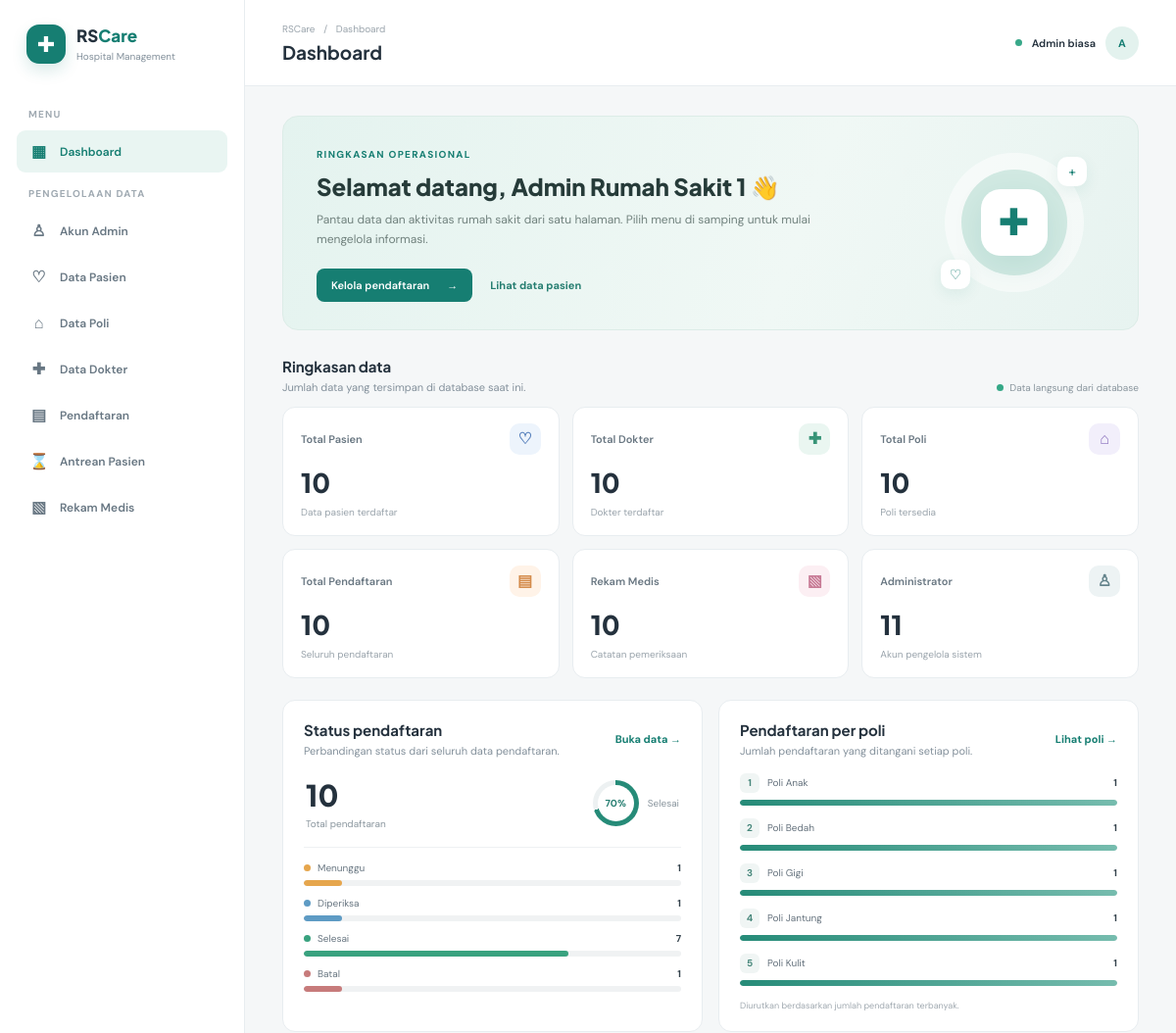
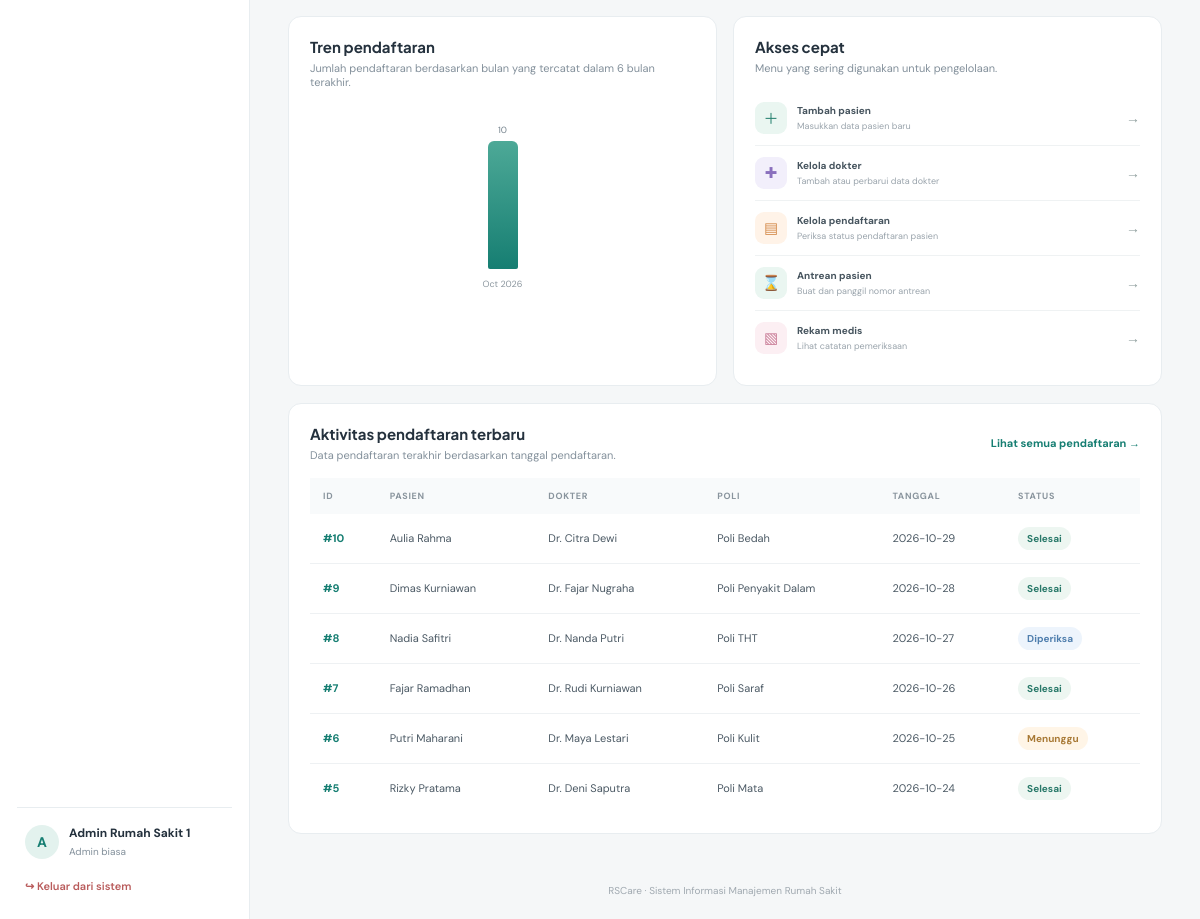
/db_rumah_sakit_web/dashboard.php (signed in), run on the app's committed database (2 pictures, top to bottom).
### tables this page shows
CREATE TABLE `pendaftaran` (
  `id_pendaftaran` int(11) NOT NULL,
  `id_pasien` int(11) NOT NULL,
  `id_dokter` int(11) NOT NULL,
  `tanggal_daftar` date NOT NULL,
  `status` enum('Menunggu','Diperiksa','Selesai','Batal') DEFAULT 'Menunggu'
);

CREATE TABLE `pasien` (
  `id_pasien` int(11) NOT NULL,
  `nama_pasien` varchar(100) NOT NULL,
  `jenis_kelamin` enum('Laki-laki','Perempuan') NOT NULL,
  `tanggal_lahir` date NOT NULL,
  `alamat` text DEFAULT NULL
);

CREATE TABLE `dokter` (
  `id_dokter` int(11) NOT NULL,
  `id_poli` int(11) NOT NULL,
  `nama_dokter` varchar(100) NOT NULL,
  `spesialisasi` varchar(100) DEFAULT NULL
);

CREATE TABLE `poli` (
  `id_poli` int(11) NOT NULL,
  `nama_poli` varchar(100) NOT NULL,
  `lokasi` varchar(100) DEFAULT NULL
);

### db_rumah_sakit_web/config/auth.php (called while the page is built, shortened)
<?php
function adalah_administrator(): bool {
    return ($_SESSION['admin_role'] ?? '') === 'administrator';
}
function h($value): string {
    return htmlspecialchars((string)($value ?? ''), ENT_QUOTES, 'UTF-8');
}

### db_rumah_sakit_web/dashboard.php (the view, shortened to what this page needs)
<?php
require_once __DIR__ . '/config/database.php';
require_once __DIR__ . '/config/auth.php';
$pageTitle = 'Dashboard';
$counts = [];
$tableNames = [
    'akun_admin' => 'Akun Admin',
    'pasien' => 'Pasien',
    'poli' => 'Poli',
    'dokter' => 'Dokter',
    'pendaftaran' => 'Pendaftaran',
    'rekam_medis' => 'Rekam Medis'
];
foreach ($tableNames as $table => $label) {
    $counts[$table] = (int)$pdo->query("SELECT COUNT(*) FROM `$table`")->fetchColumn();
}
$statusRows = $pdo->query("SELECT status, COUNT(*) AS total FROM pendaftaran GROUP BY status")->fetchAll();
$statusCounts = ['Menunggu'=>0, 'Diperiksa'=>0, 'Selesai'=>0, 'Batal'=>0];
foreach ($statusRows as $row) {
    $statusCounts[$row['status']] = (int)$row['total'];
}
$totalPendaftaran = $counts['pendaftaran'];
$completedPercent = $totalPendaftaran > 0 ? round(($statusCounts['Selesai'] / $totalPendaftaran) * 100) : 0;
$recent = $pdo->query("
    SELECT p.id_pendaftaran, ps.nama_pasien, d.nama_dokter, po.nama_poli,
           p.tanggal_daftar, p.status
    FROM pendaftaran p
    JOIN pasien ps ON p.id_pasien = ps.id_pasien
    JOIN dokter d ON p.id_dokter = d.id_dokter
    JOIN poli po ON d.id_poli = po.id_poli
    ORDER BY p.tanggal_daftar DESC, p.id_pendaftaran DESC
    LIMIT 6
")->fetchAll();
$topPoli = $pdo->query("
    SELECT po.nama_poli, COUNT(p.id_pendaftaran) AS total
    FROM poli po
    LEFT JOIN dokter d ON d.id_poli = po.id_poli
    LEFT JOIN pendaftaran p ON p.id_dokter = d.id_dokter
    GROUP BY po.id_poli, po.nama_poli
    ORDER BY total DESC, po.nama_poli ASC
    LIMIT 5
")->fetchAll();
$maxPoli = 1;
foreach ($topPoli as $row) {
    $maxPoli = max($maxPoli, (int)$row['total']);
}
$monthly = $pdo->query("
    SELECT DATE_FORMAT(tanggal_daftar, '%Y-%m') AS bulan,
           DATE_FORMAT(tanggal_daftar, '%b %Y') AS label,
           COUNT(*) AS total
    FROM pendaftaran
    WHERE tanggal_daftar >= DATE_SUB(CURDATE(), INTERVAL 5 MONTH)
    GROUP BY DATE_FORMAT(tanggal_daftar, '%Y-%m'), DATE_FORMAT(tanggal_daftar, '%b %Y')
    ORDER BY bulan ASC
")->fetchAll();
$maxMonthly = 1;
foreach ($monthly as $row) {
    $maxMonthly = max($maxMonthly, (int)$row['total']);
}
require __DIR__ . '/partials/header.php';
?>
<section class="dashboard-hero">
    <div class="hero-copy">
        <span class="kicker">RINGKASAN OPERASIONAL</span>
        <h2>Selamat datang, <?= h($_SESSION['admin_name'] ?? 'Admin') ?> 👋</h2>
        <p>Pantau data dan aktivitas rumah sakit dari satu halaman. Pilih menu di samping untuk mulai mengelola informasi.</p>
        <div class="hero-actions">
            <a class="btn primary" href="data.php?t=pendaftaran">Kelola pendaftaran <span>→</span></a>
            <a class="hero-text-link" href="data.php?t=pasien">Lihat data pasien</a>
        </div>
    </div>
    <div class="hero-illustration" aria-hidden="true">
        <div class="medical-cross">✚</div>
        <div class="hero-pill pill-one">+</div>
        <div class="hero-pill pill-two">♡</div>
    </div>
</section>
<div class="dashboard-section-title">
    <div><h2>Ringkasan data</h2><p>Jumlah data yang tersimpan di database saat ini.</p></div>
    <span class="updated-label"><span></span> Data langsung dari database</span>
</div>
<div class="dashboard-stats">
    <a class="dashboard-stat stat-patients" href="data.php?t=pasien">
        <div class="dashboard-stat-head"><span>Total Pasien</span><span class="dashboard-stat-icon">♡</span></div>
        <strong><?= $counts['pasien'] ?></strong><small>Data pasien terdaftar</small>
    </a>
    <a class="dashboard-stat stat-doctors" href="data.php?t=dokter">
        <div class="dashboard-stat-head"><span>Total Dokter</span><span class="dashboard-stat-icon">✚</span></div>
        <strong><?= $counts['dokter'] ?></strong><small>Dokter terdaftar</small>
    </a>
    <a class="dashboard-stat stat-poli" href="data.php?t=poli">
        <div class="dashboard-stat-head"><span>Total Poli</span><span class="dashboard-stat-icon">⌂</span></div>
        <strong><?= $counts['poli'] ?></strong><small>Poli tersedia</small>
    </a>
    <a class="dashboard-stat stat-register" href="data.php?t=pendaftaran">
        <div class="dashboard-stat-head"><span>Total Pendaftaran</span><span class="dashboard-stat-icon">▤</span></div>
        <strong><?= $counts['pendaftaran'] ?></strong><small>Seluruh pendaftaran</small>
    </a>
    <a class="dashboard-stat stat-records" href="data.php?t=rekam_medis">
        <div class="dashboard-stat-head"><span>Rekam Medis</span><span class="dashboard-stat-icon">▧</span></div>
        <strong><?= $counts['rekam_medis'] ?></strong><small>Catatan pemeriksaan</small>
    </a>
    <a class="dashboard-stat stat-admins" href="data.php?t=akun_admin">
        <div class="dashboard-stat-head"><span>Administrator</span><span class="dashboard-stat-icon">♙</span></div>
        <strong><?= $counts['akun_admin'] ?></strong><small>Akun pengelola sistem</small>
    </a>
</div>
<div class="dashboard-two-columns">
    <section class="panel dashboard-panel">
        <div class="panel-heading"><div><h2>Status pendaftaran</h2><p>Perbandingan status dari seluruh data pendaftaran.</p></div><a class="link-more" href="data.php?t=pendaftaran">Buka data →</a></div>
        <div class="status-summary">
            <div class="status-total"><strong><?= $totalPendaftaran ?></strong><span>Total pendaftaran</span></div>
            <div class="completion-rate"><div class="completion-ring" style="--percent: <?= $completedPercent ?>%"><span><?= $completedPercent ?>%</span></div><small>Selesai</small></div>
        </div>
        <?php
        $statusClasses = ['Menunggu'=>'waiting', 'Diperiksa'=>'checking', 'Selesai'=>'done', 'Batal'=>'cancelled'];
        foreach ($statusCounts as $status => $total):
            $width = $totalPendaftaran > 0 ? ($total / $totalPendaftaran) * 100 : 0;
        ?>
        <div class="status-line">
            <div class="status-line-label"><span class="status-dot <?= h($statusClasses[$status]) ?>"></span><?= h($status) ?><b><?= $total ?></b></div>
            <div class="progress-track"><div class="progress-fill <?= h($statusClasses[$status]) ?>" style="width: <?= $width ?>%"></div></div>
        </div>
        <?php endforeach; ?>
    </section>
    <section class="panel dashboard-panel">
        <div class="panel-heading"><div><h2>Pendaftaran per poli</h2><p>Jumlah pendaftaran yang ditangani setiap poli.</p></div><a class="link-more" href="data.php?t=poli">Lihat poli →</a></div>
        <?php foreach ($topPoli as $index => $row): ?>
        <div class="ranking-line">
            <div class="ranking-name"><span class="ranking-number"><?= $index + 1 ?></span><span><?= h($row['nama_poli']) ?></span><b><?= (int)$row['total'] ?></b></div>
            <div class="progress-track"><div class="progress-fill ranking-fill" style="width: <?= ((int)$row['total'] / $maxPoli) * 100 ?>%"></div></div>
        </div>
        <?php endforeach; ?>
        <p class="chart-footnote">Diurutkan berdasarkan jumlah pendaftaran terbanyak.</p>
    </section>
</div>
<div class="dashboard-two-columns lower-columns">
    <section class="panel dashboard-panel">
        <div class="panel-heading"><div><h2>Tren pendaftaran</h2><p>Jumlah pendaftaran berdasarkan bulan yang tercatat dalam 6 bulan terakhir.</p></div></div>
        <?php if (!$monthly): ?>
            <div class="empty-state">Belum ada pendaftaran dalam rentang 6 bulan terakhir.</div>
        <?php else: ?>
            <div class="monthly-chart">
            <?php foreach ($monthly as $row): ?>
                <div class="month-column">
                    <div class="month-bar-area"><span class="month-value"><?= (int)$row['total'] ?></span><div class="month-bar" style="height: <?= max(5, ((int)$row['total'] / $maxMonthly) * 100) ?>%"></div></div>
                    <span class="month-label"><?= h($row['label']) ?></span>
                </div>
            <?php endforeach; ?>
            </div>
        <?php endif; ?>
    </section>
    <section class="panel dashboard-panel quick-panel">
        <div class="panel-heading"><div><h2>Akses cepat</h2><p>Menu yang sering digunakan untuk pengelolaan.</p></div></div>
        <a class="quick-link" href="data.php?t=pasien"><span class="quick-icon">＋</span><span><b>Tambah pasien</b><small>Masukkan data pasien baru</small></span><i>→</i></a>
        <a class="quick-link" href="data.php?t=dokter"><span class="quick-icon purple-quick">✚</span><span><b>Kelola dokter</b><small>Tambah atau perbarui data dokter</small></span><i>→</i></a>
        <a class="quick-link" href="data.php?t=pendaftaran"><span class="quick-icon orange-quick">▤</span><span><b>Kelola pendaftaran</b><small>Periksa status pendaftaran pasien</small></span><i>→</i></a>
        <a class="quick-link" href="antrean.php"><span class="quick-icon">⌛</span><span><b>Antrean pasien</b><small>Buat dan panggil nomor antrean</small></span><i>→</i></a>
        <a class="quick-link" href="data.php?t=rekam_medis"><span class="quick-icon pink-quick">▧</span><span><b>Rekam medis</b><small>Lihat catatan pemeriksaan</small></span><i>→</i></a>
    </section>
</div>
<section class="panel recent-panel">
    <div class="panel-heading"><div><h2>Aktivitas pendaftaran terbaru</h2><p>Data pendaftaran terakhir berdasarkan tanggal pendaftaran.</p></div><a class="link-more" href="data.php?t=pendaftaran">Lihat semua pendaftaran →</a></div>
    <div class="table-scroll"><table><thead><tr><th>ID</th><th>Pasien</th><th>Dokter</th><th>Poli</th><th>Tanggal</th><th>Status</th></tr></thead><tbody>
    <?php foreach ($recent as $row): ?>
    <tr><td class="id-cell">#<?= (int)$row['id_pendaftaran'] ?></td><td><?= h($row['nama_pasien']) ?></td><td><?= h($row['nama_dokter']) ?></td><td><?= h($row['nama_poli']) ?></td><td><?= h($row['tanggal_daftar']) ?></td><td><span class="status-pill status-<?= strtolower(h($row['status'])) ?>"><?= h($row['status']) ?></span></td></tr>
    <?php endforeach; ?>
    </tbody></table></div>
</section>
<?php require __DIR__ . '/partials/footer.php'; ?>

### db_rumah_sakit_web/partials/header.php (shortened to what this page needs)
<?php
require_once __DIR__ . '/../config/auth.php';
$currentFile = basename($_SERVER['PHP_SELF']);
?>
<!DOCTYPE html>
<html lang="id">
<head>
<link rel="stylesheet" href="assets/style.css">
</head>
<body>
<div class="app-layout">
<aside class="sidebar">
    <a class="brand" href="dashboard.php"><span class="brand-symbol">✚</span><span><b>RS<span class="brand-light">Care</span></b><small>Hospital Management</small></span></a>
    <div class="nav-caption">MENU</div>
    <a class="nav-item <?= $currentFile === 'dashboard.php' ? 'active' : '' ?>" href="dashboard.php"><span class="nav-icon">▦</span>Dashboard</a>
    <div class="nav-caption">PENGELOLAAN DATA</div>
    <a class="nav-item <?= ($activeTable ?? '') === 'admin' ? 'active' : '' ?>" href="data.php?t=akun_admin"><span class="nav-icon">♙</span>Akun Admin</a>
    <a class="nav-item <?= ($activeTable ?? '') === 'pasien' ? 'active' : '' ?>" href="data.php?t=pasien"><span class="nav-icon">♡</span>Data Pasien</a>
    <a class="nav-item <?= ($activeTable ?? '') === 'poli' ? 'active' : '' ?>" href="data.php?t=poli"><span class="nav-icon">⌂</span>Data Poli</a>
    <a class="nav-item <?= ($activeTable ?? '') === 'dokter' ? 'active' : '' ?>" href="data.php?t=dokter"><span class="nav-icon">✚</span>Data Dokter</a>
    <a class="nav-item <?= ($activeTable ?? '') === 'pendaftaran' ? 'active' : '' ?>" href="data.php?t=pendaftaran"><span class="nav-icon">▤</span>Pendaftaran</a>
    <a class="nav-item <?= $currentFile === 'antrean.php' ? 'active' : '' ?>" href="antrean.php"><span class="nav-icon">⌛</span>Antrean Pasien</a>
    <a class="nav-item <?= ($activeTable ?? '') === 'rekam_medis' ? 'active' : '' ?>" href="data.php?t=rekam_medis"><span class="nav-icon">▧</span>Rekam Medis</a>
    <div class="sidebar-bottom">
        <div class="profile-row"><div class="profile-avatar">A</div><div><b><?= h($_SESSION['admin_name'] ?? 'Admin') ?></b><small><?= adalah_administrator() ? 'Administrator utama' : 'Admin biasa' ?></small></div></div>
        <a class="logout-link" href="logout.php">↪ <span>Keluar dari sistem</span></a>
    </div>
</aside>
<main class="main-area">
<header class="topbar">
    <div><div class="breadcrumb">RSCare <span>/</span> <?= h($pageTitle ?? 'Dashboard') ?></div><h1><?= h($pageTitle ?? 'Dashboard') ?></h1></div>
    <div class="topbar-right"><span class="online-dot"></span><span><?= adalah_administrator() ? 'Administrator utama' : 'Admin biasa' ?></span><div class="profile-avatar">A</div></div>
</header>
<div class="page-content">

### db_rumah_sakit_web/partials/footer.php
</div>
<footer class="page-footer">RSCare · Sistem Informasi Manajemen Rumah Sakit</footer>
</main>
</div>
</body>
</html>

### data on the page
pendaftaran: id_pendaftaran "10", id_pasien.nama_pasien "Aulia Rahma", id_dokter.nama_dokter "Dr. Citra Dewi", poli.nama_poli "Poli Bedah", tanggal_daftar "2026-10-29", status "Selesai"
pendaftaran: id_pendaftaran "9", id_pasien.nama_pasien "Dimas Kurniawan", id_dokter.nama_dokter "Dr. Fajar Nugraha", poli.nama_poli "Poli Penyakit Dalam", tanggal_daftar "2026-10-28", status "Selesai"
pendaftaran: id_pendaftaran "8", id_pasien.nama_pasien "Nadia Safitri", id_dokter.nama_dokter "Dr. Nanda Putri", poli.nama_poli "Poli THT", tanggal_daftar "2026-10-27", status "Diperiksa"
pendaftaran: id_pendaftaran "7", id_pasien.nama_pasien "Fajar Ramadhan", id_dokter.nama_dokter "Dr. Rudi Kurniawan", poli.nama_poli "Poli Saraf", tanggal_daftar "2026-10-26", status "Selesai"
pendaftaran: id_pendaftaran "6", id_pasien.nama_pasien "Putri Maharani", id_dokter.nama_dokter "Dr. Maya Lestari", poli.nama_poli "Poli Kulit", tanggal_daftar "2026-10-25", status "Menunggu"
pendaftaran: id_pendaftaran "5", id_pasien.nama_pasien "Rizky Pratama", id_dokter.nama_dokter "Dr. Deni Saputra", poli.nama_poli "Poli Mata", tanggal_daftar "2026-10-24", status "Selesai"

### other printed values
$_SESSION['admin_name'] "Admin Rumah Sakit 1"
$pageTitle "Dashboard"
$counts['pasien'] "10"
$counts['dokter'] "10"
$counts['poli'] "10"
$counts['pendaftaran'] "10"
$counts['rekam_medis'] "10"
$counts['akun_admin'] "11"
$totalPendaftaran "10"
$completedPercent "70"
$status "Menunggu"
$total "1"
$status "Diperiksa"
$status "Selesai"
$total "7"
